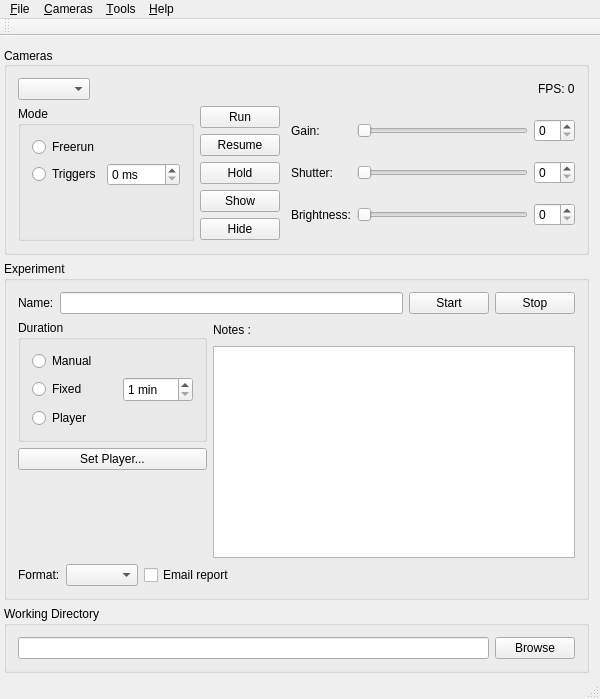
<?xml version="1.0" encoding="UTF-8"?>
<ui version="4.0">
 <class>Squid</class>
 <widget class="QMainWindow" name="Squid">
  <property name="geometry">
   <rect>
    <x>0</x>
    <y>0</y>
    <width>600</width>
    <height>699</height>
   </rect>
  </property>
  <property name="sizePolicy">
   <sizepolicy hsizetype="Preferred" vsizetype="Preferred">
    <horstretch>0</horstretch>
    <verstretch>0</verstretch>
   </sizepolicy>
  </property>
  <property name="minimumSize">
   <size>
    <width>500</width>
    <height>0</height>
   </size>
  </property>
  <property name="windowTitle">
   <string/>
  </property>
  <widget class="QWidget" name="centralWidget">
   <property name="sizePolicy">
    <sizepolicy hsizetype="Expanding" vsizetype="Preferred">
     <horstretch>1</horstretch>
     <verstretch>0</verstretch>
    </sizepolicy>
   </property>
   <layout class="QVBoxLayout" name="verticalLayout" stretch="0,0,0">
    <property name="spacing">
     <number>-1</number>
    </property>
    <property name="leftMargin">
     <number>4</number>
    </property>
    <property name="bottomMargin">
     <number>4</number>
    </property>
    <item>
     <widget class="QGroupBox" name="groupBox">
      <property name="sizePolicy">
       <sizepolicy hsizetype="Preferred" vsizetype="Fixed">
        <horstretch>0</horstretch>
        <verstretch>0</verstretch>
       </sizepolicy>
      </property>
      <property name="title">
       <string>Cameras</string>
      </property>
      <property name="alignment">
       <set>Qt::AlignLeading|Qt::AlignLeft|Qt::AlignVCenter</set>
      </property>
      <layout class="QVBoxLayout" name="verticalLayout_7">
       <item>
        <layout class="QHBoxLayout" name="horizontalLayout">
         <item>
          <widget class="QComboBox" name="camerasCombobox">
           <property name="toolTip">
            <string>Selected camera</string>
           </property>
          </widget>
         </item>
         <item>
          <spacer name="horizontalSpacer">
           <property name="orientation">
            <enum>Qt::Horizontal</enum>
           </property>
           <property name="sizeHint" stdset="0">
            <size>
             <width>40</width>
             <height>20</height>
            </size>
           </property>
          </spacer>
         </item>
         <item>
          <widget class="QLabel" name="fpsLabel">
           <property name="toolTip">
            <string>Selected camera framerate</string>
           </property>
           <property name="text">
            <string>FPS: 0</string>
           </property>
          </widget>
         </item>
        </layout>
       </item>
       <item>
        <layout class="QHBoxLayout" name="horizontalLayout_3">
         <item>
          <widget class="QGroupBox" name="cameraModeGroupbox">
           <property name="title">
            <string>Mode</string>
           </property>
           <layout class="QVBoxLayout" name="verticalLayout_2">
            <item>
             <widget class="QRadioButton" name="freerunRadioButton">
              <property name="toolTip">
               <string>The cameras generate the triggers themselves</string>
              </property>
              <property name="text">
               <string>Freerun</string>
              </property>
             </widget>
            </item>
            <item>
             <layout class="QHBoxLayout" name="horizontalLayout_8">
              <item>
               <widget class="QRadioButton" name="triggersRadioButton">
                <property name="toolTip">
                 <string>Software triggers are used (requires rtkit)</string>
                </property>
                <property name="text">
                 <string>Triggers</string>
                </property>
               </widget>
              </item>
              <item>
               <widget class="QSpinBox" name="triggerPeriodSpinBox">
                <property name="toolTip">
                 <string>Software trigger period in milliseconds</string>
                </property>
                <property name="suffix">
                 <string> ms</string>
                </property>
                <property name="maximum">
                 <number>9999</number>
                </property>
               </widget>
              </item>
             </layout>
            </item>
            <item>
             <spacer name="verticalSpacer_4">
              <property name="orientation">
               <enum>Qt::Vertical</enum>
              </property>
              <property name="sizeHint" stdset="0">
               <size>
                <width>20</width>
                <height>1</height>
               </size>
              </property>
             </spacer>
            </item>
           </layout>
          </widget>
         </item>
         <item>
          <layout class="QVBoxLayout" name="verticalLayout_3">
           <item>
            <widget class="QPushButton" name="runCameraButton">
             <property name="sizePolicy">
              <sizepolicy hsizetype="Preferred" vsizetype="Fixed">
               <horstretch>0</horstretch>
               <verstretch>0</verstretch>
              </sizepolicy>
             </property>
             <property name="toolTip">
              <string>Start camera captures</string>
             </property>
             <property name="text">
              <string>Run</string>
             </property>
             <property name="checkable">
              <bool>true</bool>
             </property>
            </widget>
           </item>
           <item>
            <widget class="QPushButton" name="resumeCameraButton">
             <property name="sizePolicy">
              <sizepolicy hsizetype="Preferred" vsizetype="Fixed">
               <horstretch>0</horstretch>
               <verstretch>0</verstretch>
              </sizepolicy>
             </property>
             <property name="toolTip">
              <string>Resume camera captures</string>
             </property>
             <property name="text">
              <string>Resume</string>
             </property>
            </widget>
           </item>
           <item>
            <widget class="QPushButton" name="holdCameraButton">
             <property name="sizePolicy">
              <sizepolicy hsizetype="Preferred" vsizetype="Fixed">
               <horstretch>0</horstretch>
               <verstretch>0</verstretch>
              </sizepolicy>
             </property>
             <property name="toolTip">
              <string>Pause camera captures</string>
             </property>
             <property name="text">
              <string>Hold</string>
             </property>
             <property name="flat">
              <bool>false</bool>
             </property>
            </widget>
           </item>
           <item>
            <widget class="QPushButton" name="displayAllButton">
             <property name="sizePolicy">
              <sizepolicy hsizetype="Preferred" vsizetype="Fixed">
               <horstretch>0</horstretch>
               <verstretch>0</verstretch>
              </sizepolicy>
             </property>
             <property name="toolTip">
              <string>Show camera displays</string>
             </property>
             <property name="text">
              <string>Show</string>
             </property>
            </widget>
           </item>
           <item>
            <widget class="QPushButton" name="hideAllButton">
             <property name="sizePolicy">
              <sizepolicy hsizetype="Preferred" vsizetype="Fixed">
               <horstretch>0</horstretch>
               <verstretch>0</verstretch>
              </sizepolicy>
             </property>
             <property name="toolTip">
              <string>Hide camera displays</string>
             </property>
             <property name="text">
              <string>Hide</string>
             </property>
            </widget>
           </item>
           <item>
            <spacer name="verticalSpacer_2">
             <property name="orientation">
              <enum>Qt::Vertical</enum>
             </property>
             <property name="sizeHint" stdset="0">
              <size>
               <width>20</width>
               <height>1</height>
              </size>
             </property>
            </spacer>
           </item>
          </layout>
         </item>
         <item>
          <spacer name="horizontalSpacer_2">
           <property name="orientation">
            <enum>Qt::Horizontal</enum>
           </property>
           <property name="sizeType">
            <enum>QSizePolicy::Minimum</enum>
           </property>
           <property name="sizeHint" stdset="0">
            <size>
             <width>5</width>
             <height>20</height>
            </size>
           </property>
          </spacer>
         </item>
         <item>
          <layout class="QGridLayout" name="gridLayout_2">
           <item row="0" column="0">
            <widget class="QLabel" name="gainLabel">
             <property name="text">
              <string>Gain:</string>
             </property>
            </widget>
           </item>
           <item row="0" column="1">
            <widget class="QSlider" name="gainSlider">
             <property name="sizePolicy">
              <sizepolicy hsizetype="Expanding" vsizetype="Fixed">
               <horstretch>0</horstretch>
               <verstretch>0</verstretch>
              </sizepolicy>
             </property>
             <property name="toolTip">
              <string>Set the gain of the selected camera (arbitrary unit)</string>
             </property>
             <property name="orientation">
              <enum>Qt::Horizontal</enum>
             </property>
            </widget>
           </item>
           <item row="0" column="2">
            <widget class="QSpinBox" name="gainSpinbox">
             <property name="toolTip">
              <string>Set the gain of the selected camera (arbitrary unit)</string>
             </property>
            </widget>
           </item>
           <item row="1" column="0">
            <widget class="QLabel" name="stdShutterLabel">
             <property name="text">
              <string>Shutter:</string>
             </property>
            </widget>
           </item>
           <item row="1" column="1">
            <widget class="QSlider" name="stdShutterSlider">
             <property name="sizePolicy">
              <sizepolicy hsizetype="Expanding" vsizetype="Fixed">
               <horstretch>0</horstretch>
               <verstretch>0</verstretch>
              </sizepolicy>
             </property>
             <property name="toolTip">
              <string>Set the integration time of the selected camera (arbitrary unit)</string>
             </property>
             <property name="orientation">
              <enum>Qt::Horizontal</enum>
             </property>
            </widget>
           </item>
           <item row="1" column="2">
            <widget class="QSpinBox" name="stdShutterSpinbox">
             <property name="toolTip">
              <string>Set the integration time of the selected camera (arbitrary unit)</string>
             </property>
            </widget>
           </item>
           <item row="2" column="0">
            <widget class="QLabel" name="brightnessLabel">
             <property name="text">
              <string>Brightness:</string>
             </property>
            </widget>
           </item>
           <item row="2" column="1">
            <widget class="QSlider" name="brightnessSlider">
             <property name="sizePolicy">
              <sizepolicy hsizetype="Expanding" vsizetype="Fixed">
               <horstretch>0</horstretch>
               <verstretch>0</verstretch>
              </sizepolicy>
             </property>
             <property name="toolTip">
              <string>Set the brightness of the selected camera (arbitrary unit)</string>
             </property>
             <property name="orientation">
              <enum>Qt::Horizontal</enum>
             </property>
            </widget>
           </item>
           <item row="2" column="2">
            <widget class="QSpinBox" name="brightnessSpinbox">
             <property name="toolTip">
              <string>Set the brightness of the selected camera (arbitrary unit)</string>
             </property>
            </widget>
           </item>
          </layout>
         </item>
        </layout>
       </item>
      </layout>
     </widget>
    </item>
    <item>
     <layout class="QHBoxLayout" name="horizontalLayout_4" stretch="0">
      <property name="sizeConstraint">
       <enum>QLayout::SetDefaultConstraint</enum>
      </property>
      <item>
       <widget class="QGroupBox" name="groupBox_3">
        <property name="sizePolicy">
         <sizepolicy hsizetype="Preferred" vsizetype="Expanding">
          <horstretch>1</horstretch>
          <verstretch>1</verstretch>
         </sizepolicy>
        </property>
        <property name="minimumSize">
         <size>
          <width>0</width>
          <height>0</height>
         </size>
        </property>
        <property name="maximumSize">
         <size>
          <width>16777215</width>
          <height>16777215</height>
         </size>
        </property>
        <property name="title">
         <string>Experiment</string>
        </property>
        <layout class="QVBoxLayout" name="verticalLayout_12">
         <item>
          <layout class="QHBoxLayout" name="horizontalLayout_5">
           <item>
            <widget class="QLabel" name="label_4">
             <property name="text">
              <string>Name:</string>
             </property>
            </widget>
           </item>
           <item>
            <widget class="QLineEdit" name="experimentNameEdit">
             <property name="toolTip">
              <string>Name of the experiment</string>
             </property>
            </widget>
           </item>
           <item>
            <widget class="QPushButton" name="runExperimentButton">
             <property name="toolTip">
              <string>Start new experiment</string>
             </property>
             <property name="text">
              <string>Start</string>
             </property>
            </widget>
           </item>
           <item>
            <widget class="QPushButton" name="stopExperimentButton">
             <property name="toolTip">
              <string>Stop running experiment</string>
             </property>
             <property name="text">
              <string>Stop</string>
             </property>
            </widget>
           </item>
          </layout>
         </item>
         <item>
          <layout class="QHBoxLayout" name="horizontalLayout_7" stretch="0,4">
           <property name="sizeConstraint">
            <enum>QLayout::SetDefaultConstraint</enum>
           </property>
           <item>
            <layout class="QVBoxLayout" name="verticalLayout_11" stretch="0,1,0">
             <item>
              <widget class="QGroupBox" name="durationGroupbox">
               <property name="sizePolicy">
                <sizepolicy hsizetype="Preferred" vsizetype="Fixed">
                 <horstretch>0</horstretch>
                 <verstretch>0</verstretch>
                </sizepolicy>
               </property>
               <property name="title">
                <string>Duration</string>
               </property>
               <layout class="QVBoxLayout" name="verticalLayout_10">
                <item>
                 <widget class="QRadioButton" name="manualDurationRadioButton">
                  <property name="toolTip">
                   <string>Click on Stop to stop the experiment</string>
                  </property>
                  <property name="text">
                   <string>Manual</string>
                  </property>
                 </widget>
                </item>
                <item>
                 <layout class="QHBoxLayout" name="horizontalLayout_6">
                  <property name="spacing">
                   <number>-1</number>
                  </property>
                  <property name="topMargin">
                   <number>0</number>
                  </property>
                  <item>
                   <widget class="QRadioButton" name="specifiedDurationRadioButton">
                    <property name="toolTip">
                     <string>The experiment ends automatically after the specified duration</string>
                    </property>
                    <property name="text">
                     <string>Fixed</string>
                    </property>
                   </widget>
                  </item>
                  <item>
                   <spacer name="horizontalSpacer_3">
                    <property name="orientation">
                     <enum>Qt::Horizontal</enum>
                    </property>
                    <property name="sizeHint" stdset="0">
                     <size>
                      <width>30</width>
                      <height>20</height>
                     </size>
                    </property>
                   </spacer>
                  </item>
                  <item>
                   <widget class="QSpinBox" name="durationSpinbox">
                    <property name="sizePolicy">
                     <sizepolicy hsizetype="Minimum" vsizetype="Fixed">
                      <horstretch>0</horstretch>
                      <verstretch>0</verstretch>
                     </sizepolicy>
                    </property>
                    <property name="minimumSize">
                     <size>
                      <width>0</width>
                      <height>25</height>
                     </size>
                    </property>
                    <property name="toolTip">
                     <string>The experiment ends automatically after the specified duration</string>
                    </property>
                    <property name="suffix">
                     <string> min</string>
                    </property>
                    <property name="minimum">
                     <number>1</number>
                    </property>
                    <property name="maximum">
                     <number>999</number>
                    </property>
                    <property name="value">
                     <number>1</number>
                    </property>
                   </widget>
                  </item>
                 </layout>
                </item>
                <item>
                 <widget class="QRadioButton" name="sequenceDoneRadioButton">
                  <property name="toolTip">
                   <string>The environment is manipulated by the parallel port during the experiment.
Select the mode &quot;Playlist&quot; to start playing it when the experiment starts.</string>
                  </property>
                  <property name="text">
                   <string>Player</string>
                  </property>
                 </widget>
                </item>
               </layout>
              </widget>
             </item>
             <item>
              <widget class="QPushButton" name="manageControllerButton">
               <property name="toolTip">
                <string>The environment is manipulated by the parallel port during the experiment.
Select the mode &quot;Playlist&quot; to start playing it when the experiment starts.</string>
               </property>
               <property name="text">
                <string>Set Player...</string>
               </property>
              </widget>
             </item>
             <item>
              <spacer name="verticalSpacer">
               <property name="orientation">
                <enum>Qt::Vertical</enum>
               </property>
               <property name="sizeHint" stdset="0">
                <size>
                 <width>20</width>
                 <height>40</height>
                </size>
               </property>
              </spacer>
             </item>
            </layout>
           </item>
           <item>
            <layout class="QVBoxLayout" name="verticalLayout_17">
             <property name="sizeConstraint">
              <enum>QLayout::SetMaximumSize</enum>
             </property>
             <item>
              <layout class="QHBoxLayout" name="horizontalLayout_15">
               <item>
                <widget class="QLabel" name="label_6">
                 <property name="text">
                  <string>Notes :</string>
                 </property>
                </widget>
               </item>
               <item>
                <spacer name="horizontalSpacer_5">
                 <property name="orientation">
                  <enum>Qt::Horizontal</enum>
                 </property>
                 <property name="sizeHint" stdset="0">
                  <size>
                   <width>40</width>
                   <height>20</height>
                  </size>
                 </property>
                </spacer>
               </item>
              </layout>
             </item>
             <item>
              <widget class="QTextEdit" name="experimentDescriptionEdit">
               <property name="sizePolicy">
                <sizepolicy hsizetype="Expanding" vsizetype="Expanding">
                 <horstretch>1</horstretch>
                 <verstretch>10</verstretch>
                </sizepolicy>
               </property>
               <property name="toolTip">
                <string>Experimenter notes</string>
               </property>
              </widget>
             </item>
            </layout>
           </item>
          </layout>
         </item>
         <item>
          <layout class="QHBoxLayout" name="experimentProgressBarLayout">
           <property name="sizeConstraint">
            <enum>QLayout::SetFixedSize</enum>
           </property>
          </layout>
         </item>
         <item>
          <layout class="QHBoxLayout" name="horizontalLayout_14">
           <property name="sizeConstraint">
            <enum>QLayout::SetMinimumSize</enum>
           </property>
           <item>
            <widget class="QLabel" name="label_2">
             <property name="sizePolicy">
              <sizepolicy hsizetype="Preferred" vsizetype="Fixed">
               <horstretch>0</horstretch>
               <verstretch>0</verstretch>
              </sizepolicy>
             </property>
             <property name="text">
              <string>Format:</string>
             </property>
            </widget>
           </item>
           <item>
            <widget class="QComboBox" name="outputFormat">
             <property name="toolTip">
              <string>Image output format</string>
             </property>
            </widget>
           </item>
           <item>
            <widget class="QCheckBox" name="experimentSendEmail">
             <property name="toolTip">
              <string>Send report by email</string>
             </property>
             <property name="layoutDirection">
              <enum>Qt::LeftToRight</enum>
             </property>
             <property name="text">
              <string>Email report</string>
             </property>
            </widget>
           </item>
           <item>
            <spacer name="horizontalSpacer_4">
             <property name="orientation">
              <enum>Qt::Horizontal</enum>
             </property>
             <property name="sizeHint" stdset="0">
              <size>
               <width>40</width>
               <height>20</height>
              </size>
             </property>
            </spacer>
           </item>
          </layout>
         </item>
        </layout>
       </widget>
      </item>
     </layout>
    </item>
    <item>
     <widget class="QGroupBox" name="groupBox_4">
      <property name="sizePolicy">
       <sizepolicy hsizetype="Preferred" vsizetype="Fixed">
        <horstretch>0</horstretch>
        <verstretch>0</verstretch>
       </sizepolicy>
      </property>
      <property name="minimumSize">
       <size>
        <width>0</width>
        <height>0</height>
       </size>
      </property>
      <property name="maximumSize">
       <size>
        <width>16777215</width>
        <height>16777215</height>
       </size>
      </property>
      <property name="title">
       <string>Working Directory</string>
      </property>
      <layout class="QHBoxLayout" name="horizontalLayout_9">
       <item>
        <widget class="QLineEdit" name="workingDirectoryEdit">
         <property name="toolTip">
          <string>Directory where experiments are saved</string>
         </property>
        </widget>
       </item>
       <item>
        <widget class="QPushButton" name="browseButton">
         <property name="toolTip">
          <string>Set the output directory</string>
         </property>
         <property name="text">
          <string>Browse</string>
         </property>
        </widget>
       </item>
      </layout>
     </widget>
    </item>
   </layout>
  </widget>
  <widget class="QMenuBar" name="menuBar">
   <property name="geometry">
    <rect>
     <x>0</x>
     <y>0</y>
     <width>600</width>
     <height>16</height>
    </rect>
   </property>
   <property name="defaultUp">
    <bool>false</bool>
   </property>
   <widget class="QMenu" name="fileMenu">
    <property name="title">
     <string>&amp;File</string>
    </property>
    <addaction name="openAction"/>
    <addaction name="reloadAction"/>
    <addaction name="saveAction"/>
    <addaction name="saveAsAction"/>
    <addaction name="separator"/>
    <addaction name="exitAction"/>
   </widget>
   <widget class="QMenu" name="menuHelp">
    <property name="title">
     <string>&amp;Help</string>
    </property>
    <addaction name="aboutAction"/>
   </widget>
   <widget class="QMenu" name="cameraMenu">
    <property name="title">
     <string>&amp;Cameras</string>
    </property>
    <addaction name="resolutionAction"/>
    <addaction name="framerateAction"/>
   </widget>
   <widget class="QMenu" name="menuExperiment">
    <property name="title">
     <string>&amp;Tools</string>
    </property>
    <addaction name="emailAddressAction"/>
   </widget>
   <addaction name="fileMenu"/>
   <addaction name="cameraMenu"/>
   <addaction name="menuExperiment"/>
   <addaction name="menuHelp"/>
  </widget>
  <widget class="QStatusBar" name="statusBar"/>
  <widget class="QToolBar" name="toolBar">
   <property name="windowTitle">
    <string>toolBar</string>
   </property>
   <attribute name="toolBarArea">
    <enum>TopToolBarArea</enum>
   </attribute>
   <attribute name="toolBarBreak">
    <bool>false</bool>
   </attribute>
  </widget>
  <action name="exitAction">
   <property name="text">
    <string>E&amp;xit</string>
   </property>
   <property name="shortcut">
    <string>Ctrl+Q</string>
   </property>
  </action>
  <action name="aboutAction">
   <property name="text">
    <string>About sQuid...</string>
   </property>
   <property name="shortcut">
    <string>Ctrl+H</string>
   </property>
  </action>
  <action name="resolutionAction">
   <property name="text">
    <string>&amp;Resolution</string>
   </property>
  </action>
  <action name="framerateAction">
   <property name="text">
    <string>Fra&amp;merate</string>
   </property>
  </action>
  <action name="openAction">
   <property name="text">
    <string>&amp;Open...</string>
   </property>
   <property name="shortcut">
    <string>Ctrl+O</string>
   </property>
  </action>
  <action name="saveAction">
   <property name="text">
    <string>&amp;Save</string>
   </property>
   <property name="shortcut">
    <string>Ctrl+S</string>
   </property>
  </action>
  <action name="saveAsAction">
   <property name="text">
    <string>Save As...</string>
   </property>
   <property name="shortcut">
    <string>Ctrl+Shift+S</string>
   </property>
  </action>
  <action name="reloadAction">
   <property name="text">
    <string>Reload</string>
   </property>
   <property name="shortcut">
    <string>Ctrl+R</string>
   </property>
  </action>
  <action name="emailAddressAction">
   <property name="text">
    <string>Set Emails...</string>
   </property>
  </action>
  <action name="aoiAction">
   <property name="checkable">
    <bool>true</bool>
   </property>
   <property name="text">
    <string>AOI...</string>
   </property>
  </action>
 </widget>
 <layoutdefault spacing="6" margin="11"/>
 <resources/>
 <connections/>
</ui>
